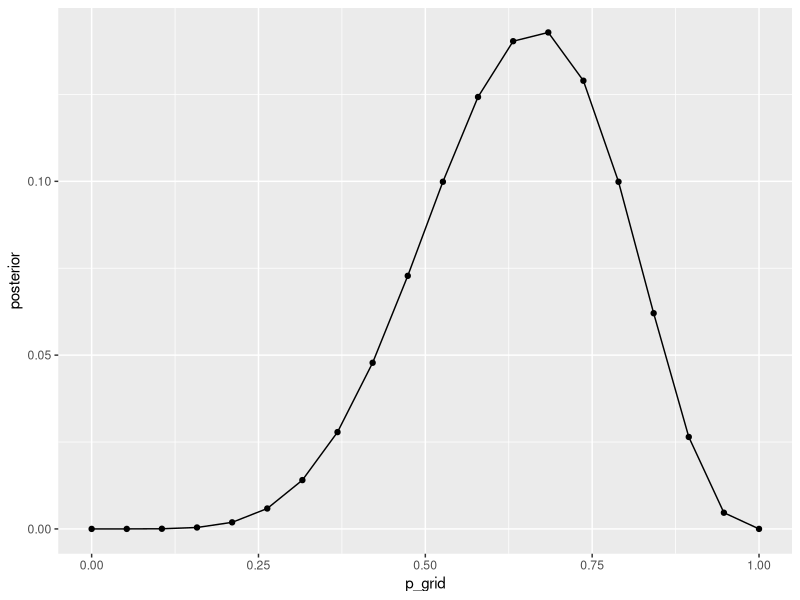
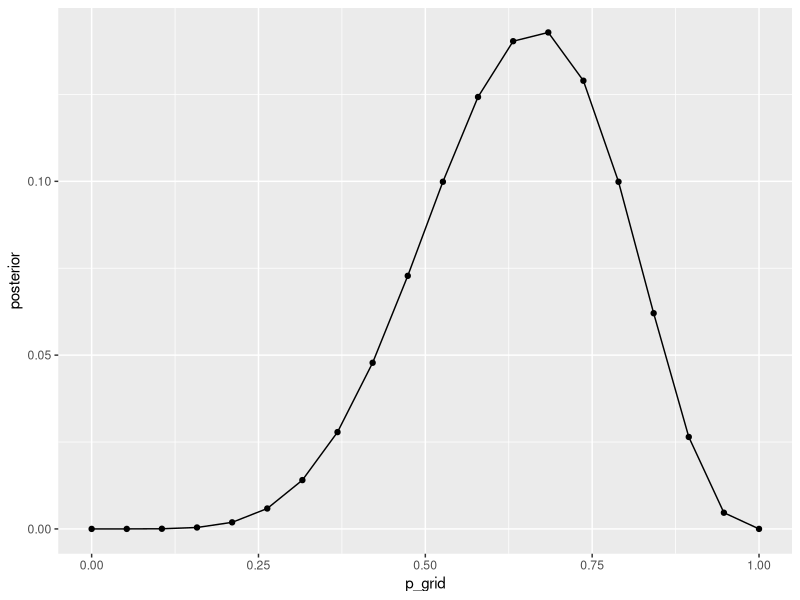
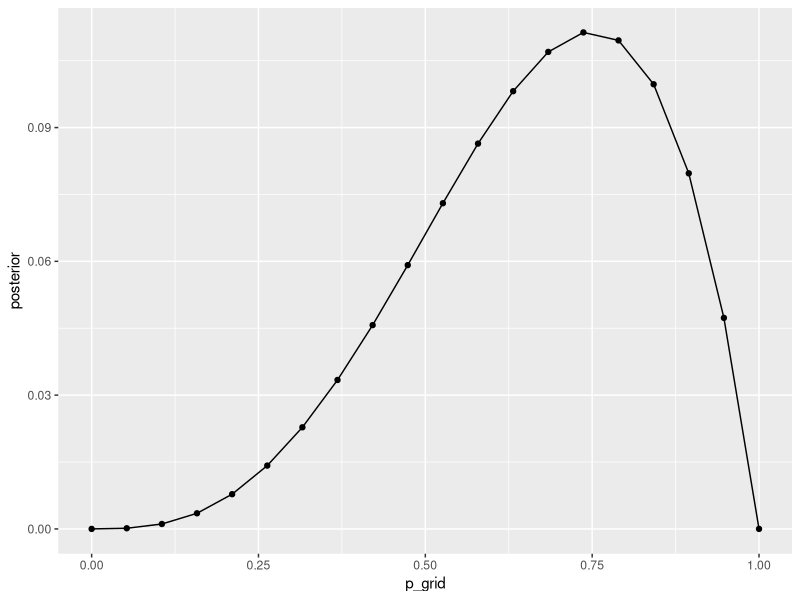
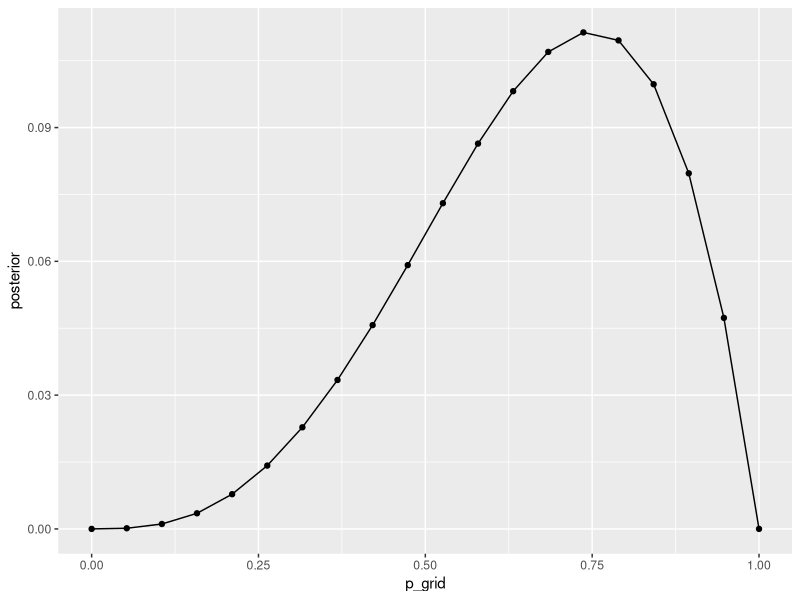
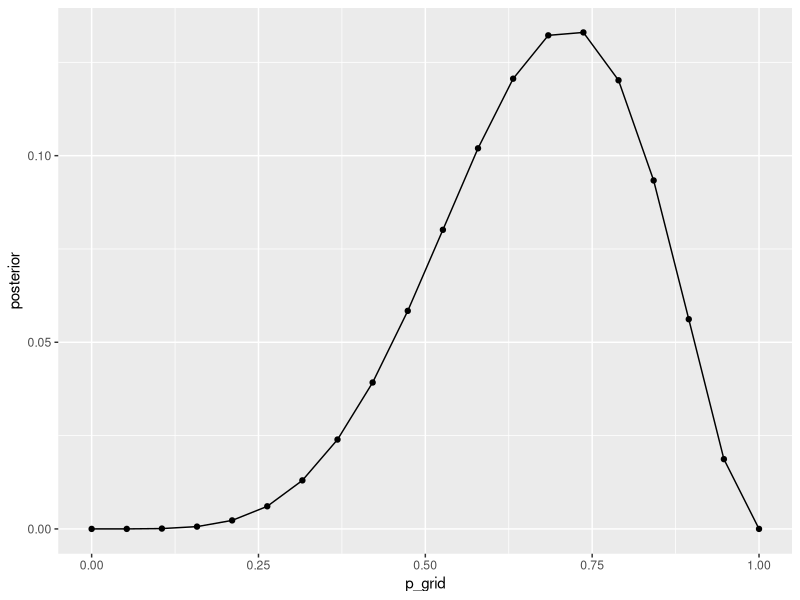
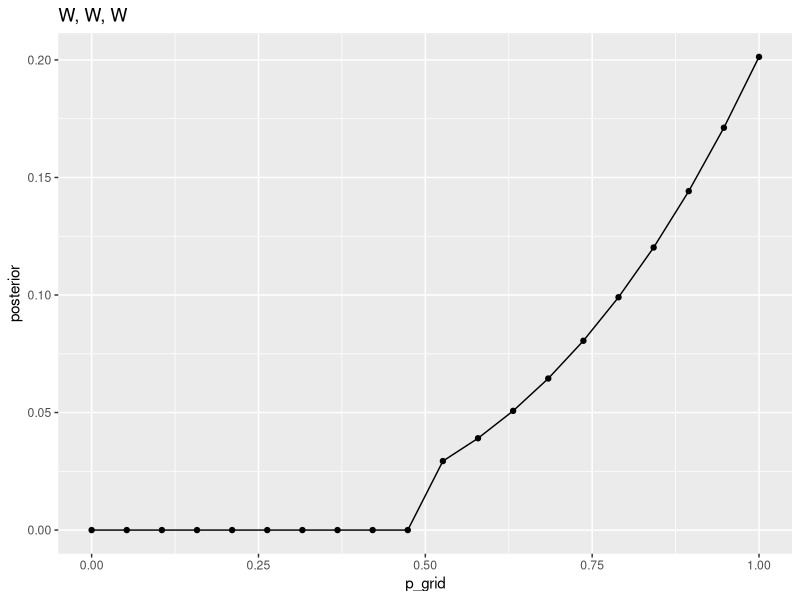
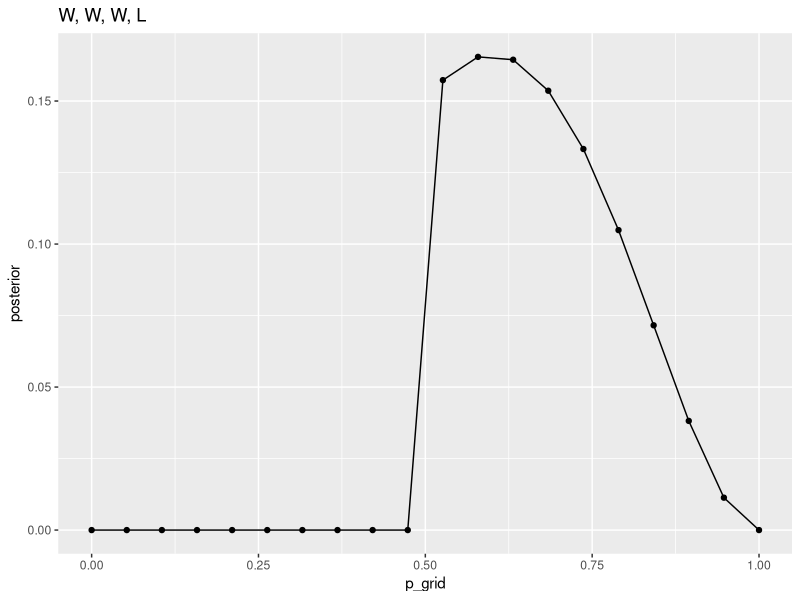
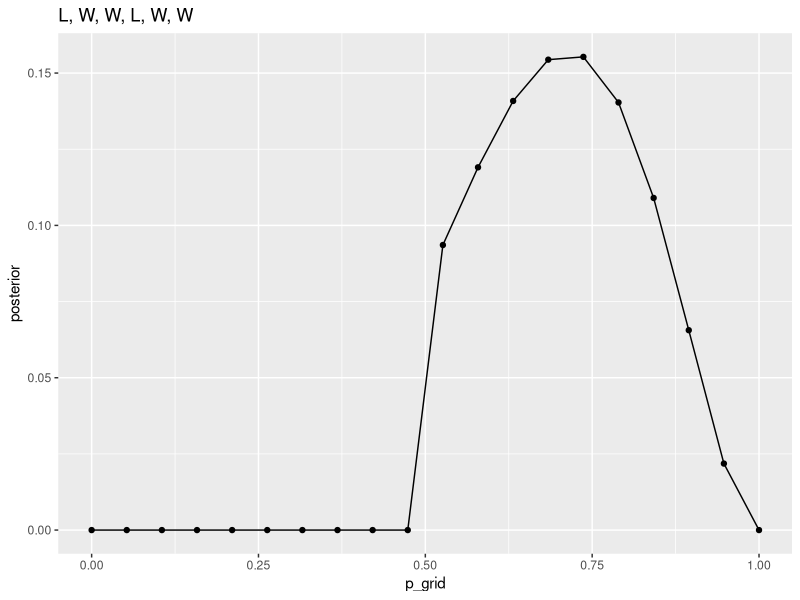

Source code (R) for these figures, in order:
## ---- chunk 1
#| label: setup
#| output: false

library(tidyverse)
## ---- chunk 2
#define grid
p_grid <- 
  seq(from = 0, to = 1, length.out = 20)

#define prior
prior <- 
  rep(1, 20)

#compute likelihood at each value in grid
likelihood <- 
  dbinom(6, size = 9, prob = p_grid)

#compute compute product of likelihood and prior
unstd.posterior  <- 
  likelihood * prior

# standardize the posterior, so it sums to 1
posterior <- 
  unstd.posterior / sum(unstd.posterior)

## ---- chunk 3
# Put it in tibble
data <- 
  tibble(
    p_grid,
    prior,
    likelihood,
    unstd.posterior,
    posterior
  )

data |> 
  ggplot(aes(p_grid, posterior)) +
  geom_point() +
  geom_line()
## ---- chunk 4
data |> 
  mutate(
    likelihood = dbinom(3, size = 3, prob = p_grid)
  ) |> 
  ggplot(aes(p_grid, posterior)) +
  geom_point() +
  geom_line()
## ---- chunk 5
# make it a tibble
tibble(
  p_grid           = seq(from = 0, to = 1, length.out = 20),
  prior            = rep(1, 20),
  # this here is the thing that changes
  likelihood       = dbinom(3, size = 4, prob = p_grid),
  unstd.posterior  =  likelihood * prior,
  posterior        = unstd.posterior / sum(unstd.posterior)
) |> 
  #plot it
  ggplot(aes(p_grid, posterior)) +
  geom_point() +
  geom_line()
## ---- chunk 6
# make it a tibble
tibble(
  p_grid           = seq(from = 0, to = 1, length.out = 20),
  prior            = rep(1, 20),
  # this here is the thing that changes
  likelihood       = dbinom(3, size = 4, prob = p_grid),
  unstd.posterior  =  likelihood * prior,
  posterior        = unstd.posterior / sum(unstd.posterior)
) |> 
  #plot it
  ggplot(aes(p_grid, posterior)) +
  geom_point() +
  geom_line()
## ---- chunk 7
# make it a tibble
tibble(
  p_grid           = seq(from = 0, to = 1, length.out = 20),
  prior            = rep(1, 20),
  # this here is the thing that changes
  likelihood       = dbinom(5, size = 7, prob = p_grid),
  unstd.posterior  =  likelihood * prior,
  posterior        = unstd.posterior / sum(unstd.posterior)
) |> 
  #plot it
  ggplot(aes(p_grid, posterior)) +
  geom_point() +
  geom_line()
## ---- chunk 8
ifelse(p_grid < 0.5, 0, 1)
## ---- chunk 9
#| echo: false

# make it a tibble
tibble(
  p_grid           = seq(from = 0, to = 1, length.out = 20),
  # yeah well, I just put the above call in here
  prior            = ifelse(p_grid < 0.5, 0, 1),
  # And change the values according to the above sample
  likelihood       = dbinom(3, size = 3, prob = p_grid),
  unstd.posterior  = likelihood * prior,
  posterior        = unstd.posterior / sum(unstd.posterior)
) |> 
  #plot it
  ggplot(aes(p_grid, posterior)) +
  geom_point() +
  geom_line() +
  labs(
    title = "W, W, W"
  )
## ---- chunk 10
#| echo: false

# make it a tibble
tibble(
  p_grid           = seq(from = 0, to = 1, length.out = 20),
  # yeah well, I just put the above call in here
  prior            = ifelse(p_grid < 0.5, 0, 1),
  # And change the values according to the above sample
  likelihood       = dbinom(3, size = 5, prob = p_grid),
  unstd.posterior  = likelihood * prior,
  posterior        = unstd.posterior / sum(unstd.posterior)
) |> 
  #plot it
  ggplot(aes(p_grid, posterior)) +
  geom_point() +
  geom_line() +
  labs(title = "W, W, W, L"
  )
## ---- chunk 11
#| echo: false

# make it a tibble
tibble(
  p_grid           = seq(from = 0, to = 1, length.out = 20),
  # yeah well, I just put the above call in here
  prior            = ifelse(p_grid < 0.5, 0, 1),
  # And change the values according to the above sample
  likelihood       = dbinom(5, size = 7, prob = p_grid),
  unstd.posterior  = likelihood * prior,
  posterior        = unstd.posterior / sum(unstd.posterior)
) |> 
  #plot it
  ggplot(aes(p_grid, posterior)) +
  geom_point() +
  geom_line() +
  labs(title = "L, W, W, L, W, W"
  )

## ---- chunk 12
pr_earth_land <- 
  (0.3 * 0.5) / (0.3 * 0.5 + 1 * 0.5)

pr_earth_land
## ---- chunk 13
# I'll make a tibble for that
  tibble(
    cards = c("b/b", "b/w", "w/w"),
    ways_b = c(2, 1, 0),
    plausibility = (ways_b / sum(ways_b))
  ) |> 
  knitr::kable()
